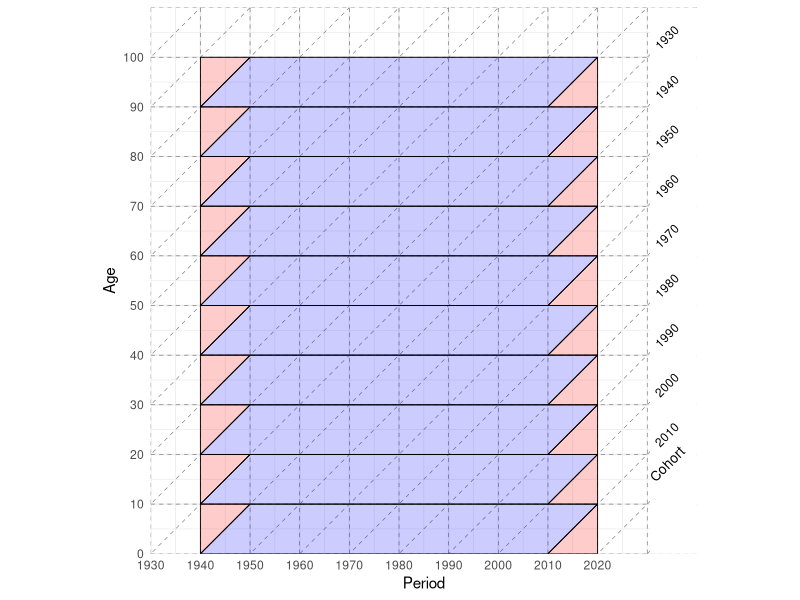

Generate this figure with R: (Note: this script raises an error after producing the figure.)
rm(list=ls())
# source("code/00_functions.R")
library(tidyverse)

amin <- 0
amax <- 110
pmin <- 1930
pmax <- 2030
bt_coh <- 1940

pol1 <- c(0, 10, 10, 0)
pol2 <- c(0, 10, 10)
pol3 <- c(0, 10, 0)
ags <- seq(0, 90, 10)

polin1 <- polin2 <- polin3 <- NULL
for(i in seq(0, 90, 10)) polin1 <- c(polin1, pol1+i)
for(i in seq(0, 90, 10)) polin2 <- c(polin2, pol2+i)
for(i in seq(0, 90, 10)) polin3 <- c(polin3, pol3+i)

parallelogram_data <- data.frame(
  x = rep(c(1940, 1950, 2020, 2010), 10),
  y = polin1,
  id = rep(1:10, each = 4)
)

parallelogram_data2 <- data.frame(
  x = rep(c(1940, 1950, 1940), 10),
  y = polin2,
  id = rep(1:10, each = 3)
)

parallelogram_data3 <- data.frame(
  x = rep(c(2010, 2020, 2020), 10),
  y = polin3,
  id = rep(11:20, each = 3)
)

parallelogram_data4 <- 
  bind_rows(parallelogram_data2,
            parallelogram_data3)

ggplot()+
  # adding lines for periods
  geom_vline(xintercept = seq(pmin, pmax, 10), 
             linewidth = 0.2, linetype = "dashed", alpha = 0.8, color = "grey30")+
  # adding lines for ages
  geom_hline(yintercept = seq(amin, amax, 10), 
             linewidth = 0.2, linetype = "dashed", alpha = 0.8, color = "grey30")+
  geom_abline(intercept = seq(-pmax, -(pmin-amax), 10), slope = 1, 
              linetype = "dashed", color = "grey30", linewidth = .2, alpha = 0.8)+
  # geom_vline(xintercept = c(1940, 2020))+
  geom_polygon(
    data = parallelogram_data,  # Pass the separate data frame
    aes(x = x, y = y, group = id),         # Map the coordinates
    fill  = "blue",             # Fill color
    alpha = 0.2,               # Transparency
    color = "black",           # Optional: Border color
    linewidth = .3              # Optional: Border thickness
  )+
  geom_polygon(
    data = parallelogram_data4,  # Pass the separate data frame
    aes(x = x, y = y, group = id),         # Map the coordinates
    fill  = "red",             # Fill color
    alpha = 0.2,               # Transparency
    color = "black",           # Optional: Border color
    linewidth = .3              # Optional: Border thickness
  )+
  # geom_text(aes(x = 2022, y = 85, label = "1940"), angle = 45, hjust = 0, size = 3)+
  geom_rect(aes(xmin = 2030.5, xmax = 2040, ymin = -.5, ymax = 120), fill = "white")+
  # geom_text(aes(x = 2022, y = seq(25, 95, 10), label = rev(seq(1930, 2000, 10))), angle = 45, hjust = 0, size = 2.5)+
  geom_text(aes(x = 2032, y = seq(22, 102, 10), label = rev(seq(1930, 2010, 10))), 
            angle = 45, hjust = 0, size = 3)+
  geom_text(aes(x = 2031, y = 15, label = "Cohort"), 
            angle = 45, hjust = 0, size = 3.5)+
  scale_x_continuous(breaks = seq(1910, 2020, 10))+
  scale_y_continuous(breaks = seq(0, 100, 10))+
  coord_fixed(expand = 0, xlim = c(1930, 2040), ylim = c(0, 110))+
  labs(y = "Age", x = "Period")+
  theme_minimal()+
  theme(
    # panel.border = element_blank(),
    #     plot.background = element_rect(fill = "white")
    )

ggsave("figures/lexis_tst2.png", dpi = 600,
       w = 5, h = 5)
